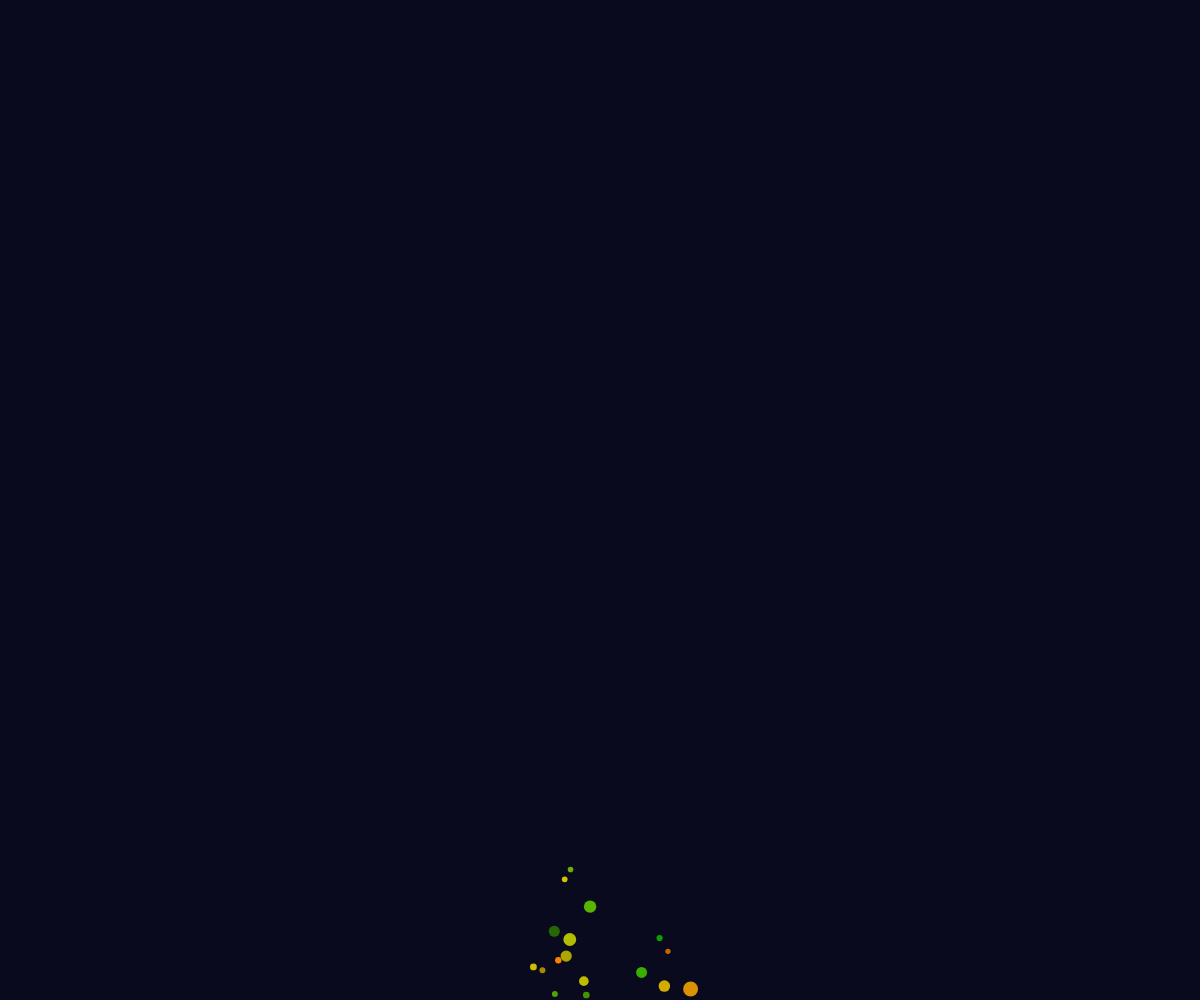
Frame 1 (no input)
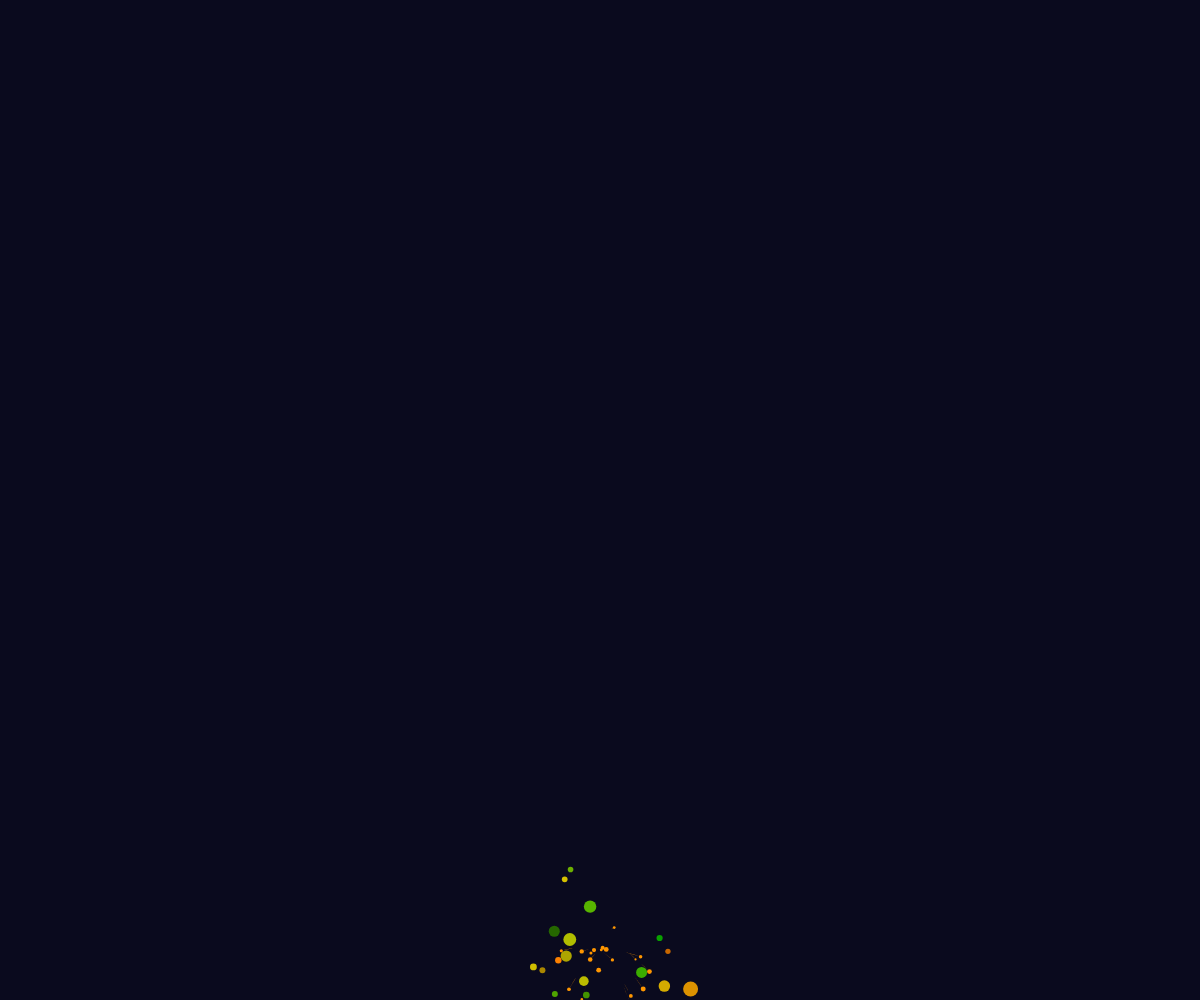
Frame 60 (no input)
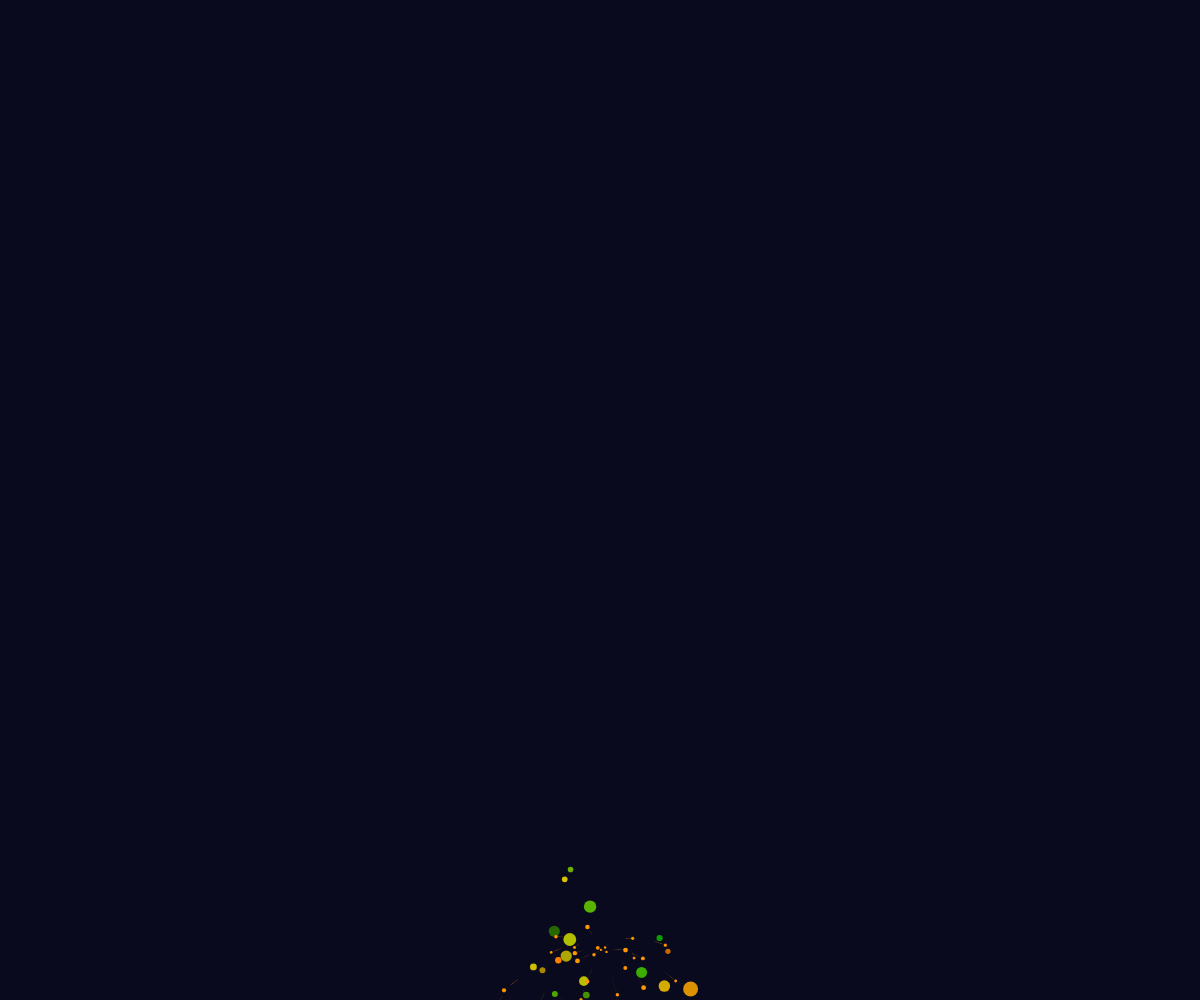
Frame 120 (the mouse pressed at the canvas centre since frame 60)

The p5.js sketch that drew these frames (run headless with seeded random() and noise() and a simulated clock; from frame 60 on, the mouse is pressed at the canvas centre):

// p5.js sketch
// ── sketch.js
let sparks = [];
let particles = [];
let emitter;
let bgColor;

function setup() {
  createCanvas(windowWidth, windowHeight);
  bgColor = color(10, 10, 30);
  emitter = createVector(width/2, height - 50);
  
  // Create initial campfire streaks and spheres
  for (let i = 0; i < 20; i++) {
    let angle = random(TWO_PI);
    let dist = random(30, 100);
    let x = emitter.x + cos(angle) * dist;
    let y = emitter.y + sin(angle) * dist;
    particles.push({
      pos: createVector(x, y),
      vel: createVector(0, 0),
      size: random(5, 15),
      col: color(random(255), random(100, 200), 0),
      life: 255
    });
  }
  
  noStroke();
}

function draw() {
  background(bgColor);
  
  // Draw campfire particles
  for (let p of particles) {
    fill(p.col);
    ellipse(p.pos.x, p.pos.y, p.size);
    p.life -= 1;
    if (p.life <= 0) {
      particles.splice(particles.indexOf(p), 1);
    }
  }
  
  // Create new sparks
  if (frameCount % 3 === 0) {
    sparks.push({
      pos: emitter.copy(),
      vel: p5.Vector.random2D().mult(random(0.5, 1.5)),
      size: random(2, 5),
      col: color(255, 150, 0),
      life: 200,
      trail: []
    });
  }
  
  // Update and draw sparks
  for (let i = sparks.length - 1; i >= 0; i--) {
    let s = sparks[i];
    
    // Add position to trail
    s.trail.push(s.pos.copy());
    if (s.trail.length > 10) {
      s.trail.shift();
    }
    
    // Apply gravity and update velocity
    s.vel.y += 0.02;
    s.pos.add(s.vel);
    s.life -= 1;
    
    // Draw trail
    if (s.trail.length > 1) {
      beginShape();
      for (let j = 0; j < s.trail.length; j++) {
        let alpha = map(j, 0, s.trail.length - 1, 0, 255);
        fill(red(s.col), green(s.col), blue(s.col), alpha);
        vertex(s.trail[j].x, s.trail[j].y);
      }
      endShape();
    }
    
    // Draw spark
    fill(s.col);
    ellipse(s.pos.x, s.pos.y, s.size);
    
    if (s.life <= 0) {
      sparks.splice(i, 1);
    }
  }
  
  // Reorganize sparks into constellations at higher altitudes
  for (let i = sparks.length - 1; i >= 0; i--) {
    let s = sparks[i];
    if (s.pos.y < height * 0.3) {
      // Slow down and organize
      s.vel.mult(0.95);
      s.size = map(s.pos.y, 0, height, 2, 8);
      
      // Create a small group of aligned particles
      if (frameCount % 30 === 0 && sparks.length < 100) {
        let nearbySparks = sparks.filter(sp => 
          p5.Vector.dist(s.pos, sp.pos) < 50 && sp !== s
        );
        
        if (nearbySparks.length > 2) {
          // Create a constellation-like structure
          for (let j = 0; j < 3; j++) {
            let offset = p5.Vector.random2D().mult(random(10, 30));
            sparks.push({
              pos: s.pos.copy().add(offset),
              vel: createVector(0, 0),
              size: random(3, 6),
              col: color(255, 200, 100),
              life: 100,
              trail: []
            });
          }
        }
      }
    }
  }
}

function windowResized() {
  resizeCanvas(windowWidth, windowHeight);
}
